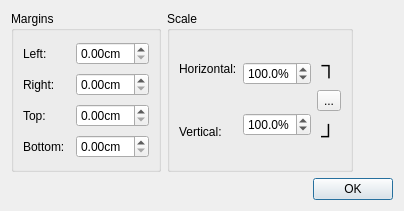
<?xml version="1.0" encoding="UTF-8"?>
<ui version="4.0">
 <class>DialogLayoutScale</class>
 <widget class="QDialog" name="DialogLayoutScale">
  <property name="geometry">
   <rect>
    <x>0</x>
    <y>0</y>
    <width>404</width>
    <height>211</height>
   </rect>
  </property>
  <property name="windowTitle">
   <string>Layout scale</string>
  </property>
  <property name="windowIcon">
   <iconset resource="../../../libs/vmisc/share/resources/icon.qrc">
    <normaloff>:/icon/64x64/icon64x64.png</normaloff>:/icon/64x64/icon64x64.png</iconset>
  </property>
  <layout class="QVBoxLayout" name="verticalLayout">
   <item>
    <layout class="QHBoxLayout" name="horizontalLayout_2">
     <item>
      <widget class="QGroupBox" name="groupBoxMargins">
       <property name="enabled">
        <bool>true</bool>
       </property>
       <property name="title">
        <string>Margins</string>
       </property>
       <property name="checkable">
        <bool>false</bool>
       </property>
       <layout class="QGridLayout" name="gridLayout">
        <item row="0" column="0">
         <widget class="QLabel" name="labelLeftField">
          <property name="sizePolicy">
           <sizepolicy hsizetype="Expanding" vsizetype="Minimum">
            <horstretch>0</horstretch>
            <verstretch>0</verstretch>
           </sizepolicy>
          </property>
          <property name="text">
           <string>Left:</string>
          </property>
         </widget>
        </item>
        <item row="0" column="1" colspan="2">
         <widget class="QDoubleSpinBox" name="doubleSpinBoxLeftField">
          <property name="suffix">
           <string>cm</string>
          </property>
          <property name="singleStep">
           <double>0.100000000000000</double>
          </property>
         </widget>
        </item>
        <item row="1" column="0">
         <widget class="QLabel" name="labelRightField">
          <property name="sizePolicy">
           <sizepolicy hsizetype="Expanding" vsizetype="Preferred">
            <horstretch>0</horstretch>
            <verstretch>0</verstretch>
           </sizepolicy>
          </property>
          <property name="text">
           <string>Right:</string>
          </property>
         </widget>
        </item>
        <item row="1" column="1" colspan="2">
         <widget class="QDoubleSpinBox" name="doubleSpinBoxRightField">
          <property name="suffix">
           <string>cm</string>
          </property>
          <property name="singleStep">
           <double>0.100000000000000</double>
          </property>
         </widget>
        </item>
        <item row="2" column="0">
         <widget class="QLabel" name="labelTopField">
          <property name="sizePolicy">
           <sizepolicy hsizetype="Expanding" vsizetype="Preferred">
            <horstretch>0</horstretch>
            <verstretch>0</verstretch>
           </sizepolicy>
          </property>
          <property name="text">
           <string>Top:</string>
          </property>
         </widget>
        </item>
        <item row="2" column="1" colspan="2">
         <widget class="QDoubleSpinBox" name="doubleSpinBoxTopField">
          <property name="suffix">
           <string>cm</string>
          </property>
          <property name="singleStep">
           <double>0.100000000000000</double>
          </property>
         </widget>
        </item>
        <item row="3" column="0">
         <widget class="QLabel" name="labelBottomField">
          <property name="sizePolicy">
           <sizepolicy hsizetype="Minimum" vsizetype="Preferred">
            <horstretch>0</horstretch>
            <verstretch>0</verstretch>
           </sizepolicy>
          </property>
          <property name="text">
           <string>Bottom:</string>
          </property>
         </widget>
        </item>
        <item row="3" column="1" colspan="2">
         <widget class="QDoubleSpinBox" name="doubleSpinBoxBottomField">
          <property name="suffix">
           <string>cm</string>
          </property>
          <property name="singleStep">
           <double>0.100000000000000</double>
          </property>
         </widget>
        </item>
       </layout>
      </widget>
     </item>
     <item>
      <layout class="QHBoxLayout" name="horizontalLayout">
       <item>
        <widget class="QGroupBox" name="groupBoxScale">
         <property name="title">
          <string>Scale</string>
         </property>
         <layout class="QHBoxLayout" name="horizontalLayout_6">
          <item>
           <layout class="QVBoxLayout" name="verticalLayout_2">
            <item>
             <widget class="QLabel" name="label_4">
              <property name="text">
               <string>Horizontal:</string>
              </property>
             </widget>
            </item>
            <item>
             <widget class="QLabel" name="label_6">
              <property name="text">
               <string>Vertical:</string>
              </property>
             </widget>
            </item>
           </layout>
          </item>
          <item>
           <layout class="QVBoxLayout" name="verticalLayout_4">
            <item>
             <widget class="QDoubleSpinBox" name="doubleSpinBoxHorizontalScale">
              <property name="suffix">
               <string>%</string>
              </property>
              <property name="decimals">
               <number>1</number>
              </property>
              <property name="minimum">
               <double>1.000000000000000</double>
              </property>
              <property name="maximum">
               <double>300.000000000000000</double>
              </property>
              <property name="singleStep">
               <double>0.100000000000000</double>
              </property>
              <property name="value">
               <double>100.000000000000000</double>
              </property>
             </widget>
            </item>
            <item>
             <widget class="QDoubleSpinBox" name="doubleSpinBoxVerticalScale">
              <property name="suffix">
               <string>%</string>
              </property>
              <property name="decimals">
               <number>1</number>
              </property>
              <property name="minimum">
               <double>1.000000000000000</double>
              </property>
              <property name="maximum">
               <double>300.000000000000000</double>
              </property>
              <property name="singleStep">
               <double>0.100000000000000</double>
              </property>
              <property name="value">
               <double>100.000000000000000</double>
              </property>
             </widget>
            </item>
           </layout>
          </item>
          <item>
           <layout class="QVBoxLayout" name="verticalLayout_5">
            <property name="spacing">
             <number>1</number>
            </property>
            <property name="leftMargin">
             <number>0</number>
            </property>
            <property name="bottomMargin">
             <number>0</number>
            </property>
            <item>
             <widget class="QLabel" name="label_7">
              <property name="font">
               <font>
                <pointsize>10</pointsize>
               </font>
              </property>
              <property name="text">
               <string>&lt;html&gt;&lt;head/&gt;&lt;body&gt;&lt;p&gt;&lt;span style=&quot; font-size:16pt;&quot;&gt;┐&lt;/span&gt;&lt;/p&gt;&lt;/body&gt;&lt;/html&gt;</string>
              </property>
              <property name="alignment">
               <set>Qt::AlignCenter</set>
              </property>
             </widget>
            </item>
            <item alignment="Qt::AlignHCenter">
             <widget class="QToolButton" name="toolButtonScaleConnected">
              <property name="minimumSize">
               <size>
                <width>0</width>
                <height>0</height>
               </size>
              </property>
              <property name="text">
               <string notr="true">...</string>
              </property>
              <property name="icon">
               <iconset resource="../../../libs/vmisc/share/resources/icon.qrc">
                <normaloff>:/icon/32x32/link.png</normaloff>:/icon/32x32/link.png</iconset>
              </property>
              <property name="iconSize">
               <size>
                <width>32</width>
                <height>32</height>
               </size>
              </property>
              <property name="popupMode">
               <enum>QToolButton::DelayedPopup</enum>
              </property>
             </widget>
            </item>
            <item alignment="Qt::AlignHCenter">
             <widget class="QLabel" name="label_8">
              <property name="text">
               <string>&lt;html&gt;&lt;head/&gt;&lt;body&gt;&lt;p&gt;&lt;span style=&quot; font-size:16pt; font-weight:600;&quot;&gt;┘&lt;/span&gt;&lt;/p&gt;&lt;/body&gt;&lt;/html&gt;</string>
              </property>
             </widget>
            </item>
           </layout>
          </item>
         </layout>
        </widget>
       </item>
       <item>
        <spacer name="horizontalSpacer">
         <property name="orientation">
          <enum>Qt::Horizontal</enum>
         </property>
         <property name="sizeHint" stdset="0">
          <size>
           <width>40</width>
           <height>20</height>
          </size>
         </property>
        </spacer>
       </item>
      </layout>
     </item>
    </layout>
   </item>
   <item>
    <widget class="QDialogButtonBox" name="buttonBox">
     <property name="orientation">
      <enum>Qt::Horizontal</enum>
     </property>
     <property name="standardButtons">
      <set>QDialogButtonBox::Ok</set>
     </property>
    </widget>
   </item>
  </layout>
 </widget>
 <resources>
  <include location="../../../libs/vmisc/share/resources/icon.qrc"/>
 </resources>
 <connections>
  <connection>
   <sender>buttonBox</sender>
   <signal>accepted()</signal>
   <receiver>DialogLayoutScale</receiver>
   <slot>accept()</slot>
   <hints>
    <hint type="sourcelabel">
     <x>248</x>
     <y>254</y>
    </hint>
    <hint type="destinationlabel">
     <x>157</x>
     <y>274</y>
    </hint>
   </hints>
  </connection>
  <connection>
   <sender>buttonBox</sender>
   <signal>rejected()</signal>
   <receiver>DialogLayoutScale</receiver>
   <slot>reject()</slot>
   <hints>
    <hint type="sourcelabel">
     <x>316</x>
     <y>260</y>
    </hint>
    <hint type="destinationlabel">
     <x>286</x>
     <y>274</y>
    </hint>
   </hints>
  </connection>
 </connections>
</ui>
